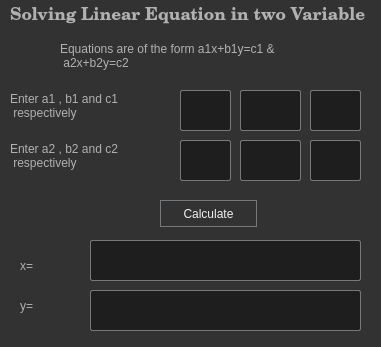
<?xml version="1.0" encoding="UTF-8"?>
<ui version="4.0">
 <class>LinEquation</class>
 <widget class="QWidget" name="LinEquation">
  <property name="geometry">
   <rect>
    <x>0</x>
    <y>0</y>
    <width>381</width>
    <height>347</height>
   </rect>
  </property>
  <property name="windowTitle">
   <string>Form</string>
  </property>
  <property name="styleSheet">
   <string notr="true">
QToolTip
{
     border: 1px solid black;
     background-color: #D1DBCB;
     padding: 1px;
     border-radius: 3px;
     opacity: 100;
}

QWidget
{
    color: #b1b1b1;
    background-color: #323232;
    selection-background-color:#323232;
    selection-color: black;
    background-clip: border;
    border-image: none;
    border: 0px transparent black;
    outline: 0;
}

QWidget:item:hover
{
    background-color: #D1DBCB;
    color: black;
}

QWidget:item:selected
{
    background-color: #D1DBCB;
    border: 0px
}

QLineEdit
{
    background-color: #1e1e1e;
    selection-background-color: #D1DBCB;
    selection-color: black;
    padding: 5px;
    border-style: solid;
    border: 1px solid #76797C;
    border-radius: 2px;
    color: #eff0f1;
}
QPushButton::menu-indicator  {
    subcontrol-origin: padding;
    subcontrol-position: bottom right;
    left: 8px;
}
QPushButton
{
    color: #eff0f1;
    background-color: #323232;
    border-width: 1px;
    border-color: #76797C;
    border-style: solid;
    padding: 5px;
    border-radius: 0px;
    outline: none;
}

QPushButton:disabled
{
    background-color: #323232;
    border-width: 1px;
    border-color: #454545;
    border-style: solid;
    padding-top: 5px;
    padding-bottom: 5px;
    padding-left: 10px;
    padding-right: 10px;
    border-radius: 2px;
    color: #454545;
}

QPushButton:focus {
    background-color: #D1DBCB;
    color: black;
}

QPushButton:pressed
{
    color: black;
    background-color: #D1DBCB;
    padding-top: -15px;
    padding-bottom: -17px;
}

QComboBox
{
    selection-background-color: #D1DBCB;
    background-color: #31363B;
    border-style: solid;
    border: 1px solid #76797C;
    border-radius: 2px;
    padding: 5px;
    min-width: 75px;
}

QPushButton:checked{
    background-color: #76797C;
    border-color: #6A6969;
}

QComboBox:hover,QPushButton:hover,QAbstractSpinBox:hover,QLineEdit:hover,QTextEdit:hover,QPlainTextEdit:hover,QAbstractView:hover,QTreeView:hover
{
    border: 1px solid #D1DBCB;
}
QTabWidget:focus, QCheckBox:focus, QRadioButton:focus, QSlider:focus
{
    border: none;
}

QHeaderView::section
{
    background-color: #76797C;
    color: #eff0f1;
    padding: 5px;
    border: 1px solid #76797C;
}

QSizeGrip {
    image: url(:/qss_icons/rc/sizegrip.png);
    width: 12px;
    height: 12px;
}


QMainWindow::separator
{
    background-color: #323232;
    color: white;
    padding-left: 4px;
    spacing: 2px;
    border: 1px dashed #76797C;
}

QMainWindow::separator:hover
{

    background-color: #787876;
    color: white;
    padding-left: 4px;
    border: 1px solid #76797C;
    spacing: 2px;
}


QMenu::separator
{
    height: 1px;
    background-color: #76797C;
    color: white;
    padding-left: 4px;
    margin-left: 10px;
    margin-right: 5px;
}

QFrame
{
    border-radius: 0px;
    /*border: 1px solid #76797C;*/
}


QFrame[frameShape=&quot;0&quot;]
{
    border-radius: 0px;
    border: 0px transparent #76797C;
}

QStackedWidget
{
    border: 1px transparent black;
}</string>
  </property>
  <widget class="QLineEdit" name="a1">
   <property name="geometry">
    <rect>
     <x>180</x>
     <y>90</y>
     <width>51</width>
     <height>41</height>
    </rect>
   </property>
   <property name="text">
    <string/>
   </property>
  </widget>
  <widget class="QLineEdit" name="ansx">
   <property name="enabled">
    <bool>true</bool>
   </property>
   <property name="geometry">
    <rect>
     <x>90</x>
     <y>240</y>
     <width>271</width>
     <height>41</height>
    </rect>
   </property>
   <property name="text">
    <string/>
   </property>
   <property name="readOnly">
    <bool>true</bool>
   </property>
  </widget>
  <widget class="QPushButton" name="pushButton">
   <property name="geometry">
    <rect>
     <x>160</x>
     <y>200</y>
     <width>97</width>
     <height>27</height>
    </rect>
   </property>
   <property name="text">
    <string>Calculate</string>
   </property>
  </widget>
  <widget class="QLineEdit" name="c1">
   <property name="geometry">
    <rect>
     <x>310</x>
     <y>90</y>
     <width>51</width>
     <height>41</height>
    </rect>
   </property>
   <property name="text">
    <string/>
   </property>
  </widget>
  <widget class="QLabel" name="label1">
   <property name="geometry">
    <rect>
     <x>10</x>
     <y>90</y>
     <width>161</width>
     <height>31</height>
    </rect>
   </property>
   <property name="text">
    <string>Enter a1 , b1 and c1 
 respectively</string>
   </property>
  </widget>
  <widget class="QLineEdit" name="b1">
   <property name="geometry">
    <rect>
     <x>240</x>
     <y>90</y>
     <width>61</width>
     <height>41</height>
    </rect>
   </property>
   <property name="text">
    <string/>
   </property>
  </widget>
  <widget class="QLabel" name="label4">
   <property name="geometry">
    <rect>
     <x>20</x>
     <y>290</y>
     <width>61</width>
     <height>31</height>
    </rect>
   </property>
   <property name="text">
    <string>y=</string>
   </property>
  </widget>
  <widget class="QLabel" name="label3">
   <property name="geometry">
    <rect>
     <x>20</x>
     <y>250</y>
     <width>51</width>
     <height>31</height>
    </rect>
   </property>
   <property name="text">
    <string>x=</string>
   </property>
  </widget>
  <widget class="QLabel" name="label">
   <property name="geometry">
    <rect>
     <x>60</x>
     <y>40</y>
     <width>271</width>
     <height>31</height>
    </rect>
   </property>
   <property name="text">
    <string>Equations are of the form a1x+b1y=c1 &amp; 
 a2x+b2y=c2</string>
   </property>
  </widget>
  <widget class="QLineEdit" name="ansy">
   <property name="geometry">
    <rect>
     <x>90</x>
     <y>290</y>
     <width>271</width>
     <height>41</height>
    </rect>
   </property>
   <property name="text">
    <string/>
   </property>
   <property name="readOnly">
    <bool>true</bool>
   </property>
  </widget>
  <widget class="QLabel" name="label_2">
   <property name="geometry">
    <rect>
     <x>10</x>
     <y>0</y>
     <width>371</width>
     <height>31</height>
    </rect>
   </property>
   <property name="font">
    <font>
     <family>Century Schoolbook L</family>
     <pointsize>13</pointsize>
     <weight>75</weight>
     <bold>true</bold>
    </font>
   </property>
   <property name="text">
    <string>Solving Linear Equation in two Variable</string>
   </property>
  </widget>
  <widget class="QLineEdit" name="a2">
   <property name="geometry">
    <rect>
     <x>180</x>
     <y>140</y>
     <width>51</width>
     <height>41</height>
    </rect>
   </property>
   <property name="text">
    <string/>
   </property>
  </widget>
  <widget class="QLabel" name="label1_2">
   <property name="geometry">
    <rect>
     <x>10</x>
     <y>140</y>
     <width>161</width>
     <height>31</height>
    </rect>
   </property>
   <property name="text">
    <string>Enter a2 , b2 and c2 
 respectively</string>
   </property>
  </widget>
  <widget class="QLineEdit" name="b2">
   <property name="geometry">
    <rect>
     <x>240</x>
     <y>140</y>
     <width>61</width>
     <height>41</height>
    </rect>
   </property>
   <property name="text">
    <string/>
   </property>
  </widget>
  <widget class="QLineEdit" name="c2">
   <property name="geometry">
    <rect>
     <x>310</x>
     <y>140</y>
     <width>51</width>
     <height>41</height>
    </rect>
   </property>
   <property name="text">
    <string/>
   </property>
  </widget>
 </widget>
 <resources/>
 <connections/>
</ui>
